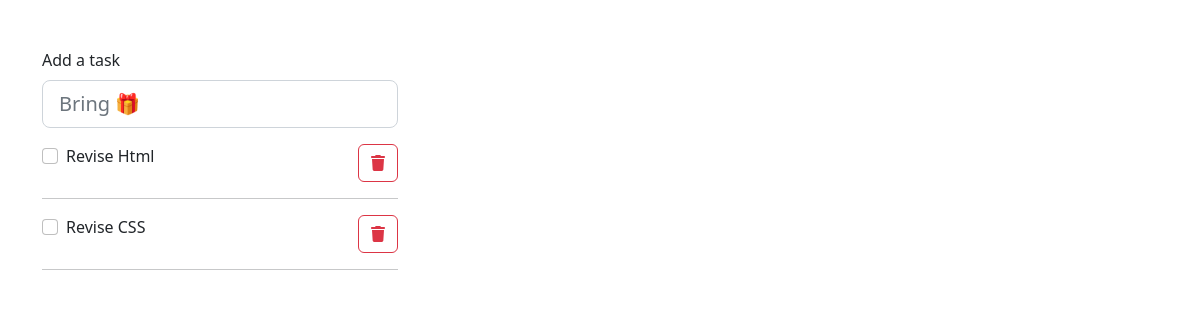
The app's page /, older data.
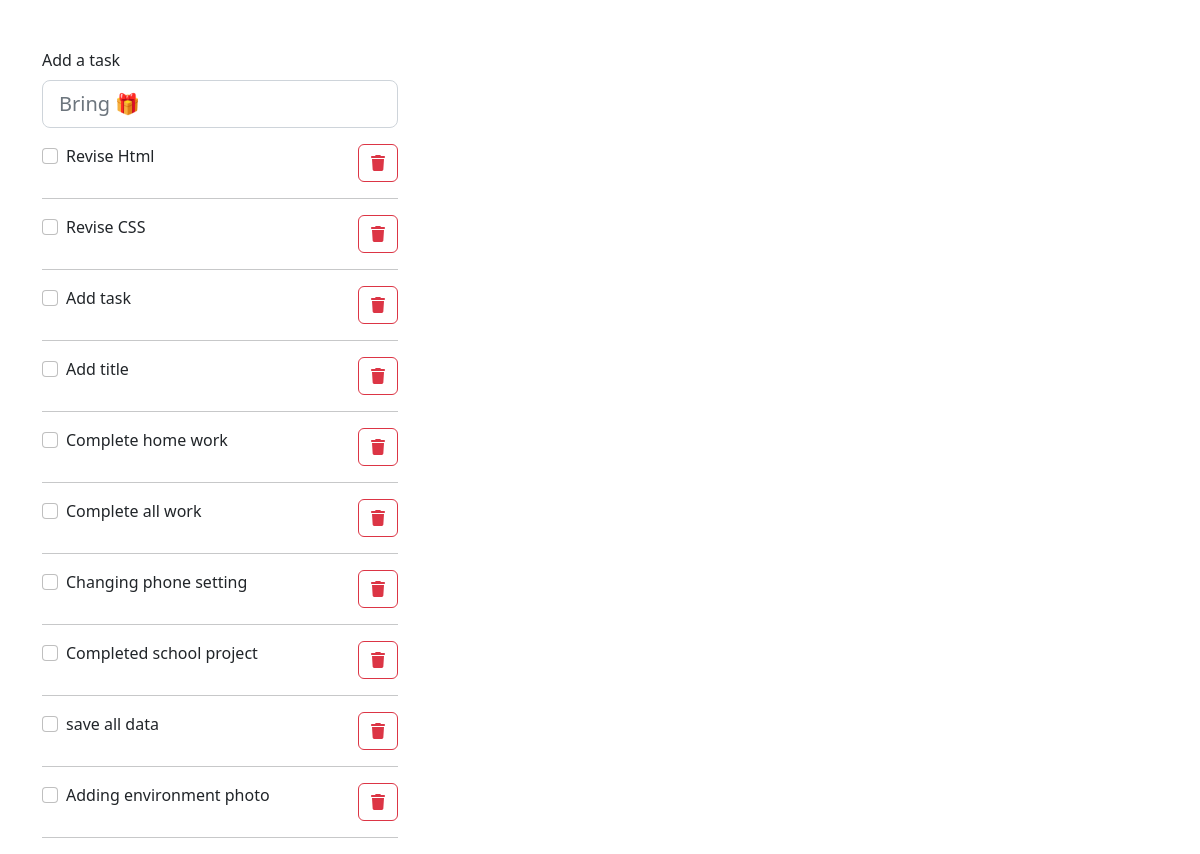
The same page, newer data.
### home/models.py (models this page shows, shortened)
class Task(models.Model):
    title = models.CharField(max_length=200)
    is_completed = models.BooleanField(default=False)
    created = models.DateTimeField(auto_now_add=True)

### home/views.py (the view)
# urls.py: path('', views.index, name="home"), # for home page
def index(request):
    context = {
        'task_list' : Task.objects.all()
    }
    return render(request, 'index.html', context)

### templates/index.html (shortened to what this page needs)
<!doctype html>
<html lang="en">
<head>
  <link href="https://cdn.jsdelivr.net/npm/bootstrap@5.2.1/dist/css/bootstrap.min.css" rel="stylesheet"
>
  <link rel="stylesheet" href="https://cdnjs.cloudflare.com/ajax/libs/font-awesome/6.2.0/css/all.min.css"
 />
</head>
<body>
  <main>
    <div class="container">
        <div class="row">
            <div class="col-md-4">
                {% include 'todo_list.html' %}
            </div>
        </div>
    </div>
  </main>
</body>
</html>

### templates/todo_list.html (shortened to what this page needs)
<div id="todo-list" class="pt-5">
    <form class="d-flex" hx-post="{% url 'add' %}">
        <div class="col">
            <div class="mb-3">
                <label for="task" class="form-label">Add a task</label>
                <input type="text" name="task" id="task" class="form-control form-control-lg"
                 placeholder="Bring 🎁" >
            </div>
        </div>
    </form>
    <div class="col">
        {% for item in task_list %}
        <div class="d-flex justify-content-between">
        {% if item.is_completed %}
        <div class="form-check form-check-inline">
            <input class="form-check-input" type="checkbox" id="{{item.title}}"
            value="{{item.id}}" hx-get="{% url 'update' item.id %}" checked>
            <label class="form-check-label" for="{{item.title}}">
                <del>{{item.title}}</del>
            </label>
        </div>
        {% else %}
        <div class="form-check form-check-inline">
            <input class="form-check-input" type="checkbox" id="{{item.title}}"
            value="{{item.id}}" hx-get="{% url 'update' item.id %}">
            <label class="form-check-label" for="{{item.title}}">{{item.title}}</label>
        </div>
        {% endif %}
        <button type="button" class="btn btn-outline-danger" hx-get="{% url 'delete' item.id %}">
            <i class="fa fa-trash"></i>
        </button>
    </div>
    <hr>
        {% empty %}
        <div class="alert alert-warning" role="alert">
            Please enter a task!
          </div>
        {% endfor %}
    </div>
</div>

Row changes from the older to the newer data that the page shows:
added Task: title "Add task"
added Task: title "Add title"
added Task: title "Complete home work"
added Task: title "Complete all work"
added Task: title "Changing phone setting"
added Task: title "Completed school project"
added Task: title "save all data"
added Task: title "Adding environment photo"
